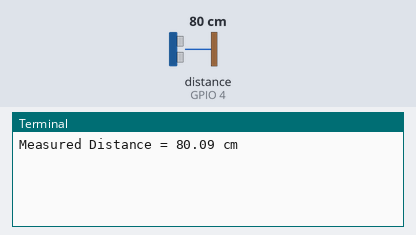
A program run on a simulated Raspberry Pi (BCM pin numbers). Parts: the last lines printed to the terminal. The test bench sets the inputs (shaded band); at power-on: distance to the obstacle (sensor on GPIO 4) 80 cm. The echo pulse lasts 58.3 µs per cm; the clock reads 2024-03-15 10:24:30 at power-on unless the program sets it.

Above: at 1.2 s.
1.3 s: distance to the obstacle (sensor on GPIO 4) set to 2 cm
At 3.8 s:
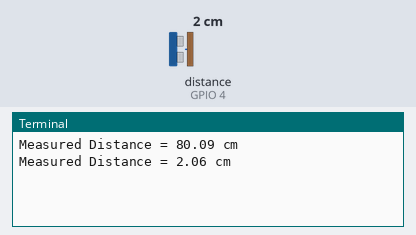
4.1 s: distance to the obstacle (sensor on GPIO 4) set to 4 cm
At 5.8 s:
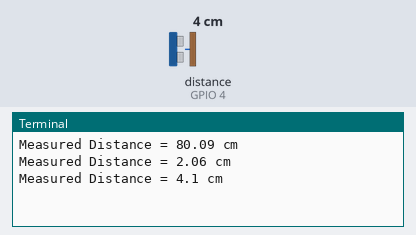
Timing chart, 0 to 7.3 s (numbered marks = the images above; inputs shaded):
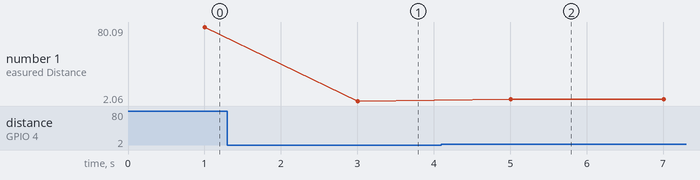

The program:

yeonjae.py
```python
import RPi.GPIO as GPIO
import time

# GPIO BCM(Broadcom SoC) 핀 번호 설정
GPIO.setmode(GPIO.BCM)

TRIG = 14
ECHO = 4

GPIO.setup(TRIG, GPIO.OUT)
GPIO.setup(ECHO, GPIO.IN)

# HC-SR04 초음파 센서에서 거리 측정
def getDistance():
    GPIO.output(TRIG, GPIO.LOW)
    time.sleep(1)  # 안정화 시간

    GPIO.output(TRIG, GPIO.HIGH)
    time.sleep(0.00001)  # 10us 동안 HIGH 신호
    GPIO.output(TRIG, GPIO.LOW)

    # ECHO가 LOW일 때, 펄스 시작 시간 기록
    while GPIO.input(ECHO) == 0:
        pulse_start = time.time()

    # ECHO가 HIGH일 때, 펄스 종료 시간 기록
    while GPIO.input(ECHO) == 1:
        pulse_end = time.time()

    # 펄스 지속 시간 계산
    pulse_duration = pulse_end - pulse_start
    # 펄스 지속 시간을 17150으로 곱하여 거리 계산 (cm 단위)
    distance = pulse_duration * 17150
    distance = round(distance, 2)  # 소수점 2자리로 반올림

    return distance

# 메인 루프
try:
    while True:
        dist = getDistance()  # 거리 측정
        print("Measured Distance = {} cm".format(dist))  # 거리 출력
        time.sleep(1)  # 1초 대기

except KeyboardInterrupt:  # Ctrl+C로 종료 시
    print("Measurement stopped by User")
    GPIO.cleanup()  # GPIO 핀 정리
```

Measured:
- after the input at 1.3 s, the terminal: prints a new line after 1.7 s (image 1)
- after the input at 4.1 s, the terminal: prints a new line after 0.91 s (image 2)
- plotted number 1: 80.09 → 2.06 after the input at 1.3 s, 2.06 → 4.1 after the input at 4.1 s
